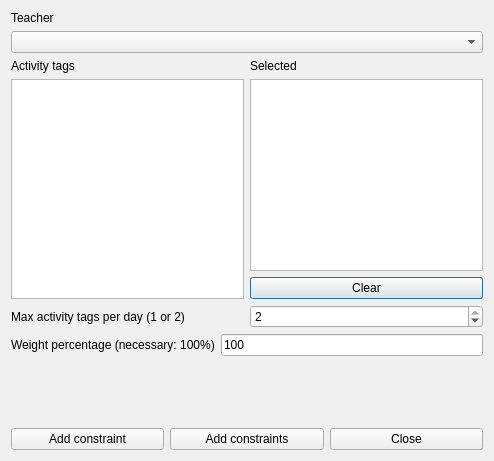
<?xml version="1.0" encoding="UTF-8"?>
<ui version="4.0">
 <class>AddConstraintTeacherMaxActivityTagsPerDayFromSetForm_template</class>
 <widget class="QDialog" name="AddConstraintTeacherMaxActivityTagsPerDayFromSetForm_template">
  <property name="geometry">
   <rect>
    <x>0</x>
    <y>0</y>
    <width>494</width>
    <height>461</height>
   </rect>
  </property>
  <property name="windowTitle">
   <string extracomment="This is the title of the dialog to add a new constraint of this type">Add teacher max activity tags per day from set</string>
  </property>
  <layout class="QVBoxLayout" name="verticalLayout_4">
   <item>
    <layout class="QVBoxLayout" name="verticalLayout_3">
     <item>
      <widget class="QLabel" name="teacherTextLabel">
       <property name="frameShape">
        <enum>QFrame::NoFrame</enum>
       </property>
       <property name="frameShadow">
        <enum>QFrame::Plain</enum>
       </property>
       <property name="text">
        <string>Teacher</string>
       </property>
       <property name="wordWrap">
        <bool>false</bool>
       </property>
      </widget>
     </item>
     <item>
      <widget class="QComboBox" name="teachersComboBox">
       <property name="editable">
        <bool>false</bool>
       </property>
       <property name="insertPolicy">
        <enum>QComboBox::NoInsert</enum>
       </property>
       <property name="duplicatesEnabled">
        <bool>false</bool>
       </property>
      </widget>
     </item>
    </layout>
   </item>
   <item>
    <layout class="QHBoxLayout" name="horizontalLayout_4">
     <item>
      <layout class="QVBoxLayout" name="verticalLayout_2">
       <item>
        <widget class="QLabel" name="label_2">
         <property name="text">
          <string>Activity tags</string>
         </property>
        </widget>
       </item>
       <item>
        <widget class="QListWidget" name="allActivityTagsListWidget"/>
       </item>
      </layout>
     </item>
     <item>
      <layout class="QVBoxLayout" name="verticalLayout">
       <item>
        <widget class="QLabel" name="label_3">
         <property name="text">
          <string comment="It refers to activity tags">Selected</string>
         </property>
        </widget>
       </item>
       <item>
        <widget class="QListWidget" name="selectedActivityTagsListWidget"/>
       </item>
       <item>
        <widget class="QPushButton" name="clearActivityTagsPushButton">
         <property name="text">
          <string>Clear</string>
         </property>
        </widget>
       </item>
      </layout>
     </item>
    </layout>
   </item>
   <item>
    <layout class="QHBoxLayout" name="horizontalLayout">
     <item>
      <widget class="QLabel" name="label">
       <property name="text">
        <string>Max activity tags per day (1 or 2)</string>
       </property>
      </widget>
     </item>
     <item>
      <widget class="QSpinBox" name="maxActivityTagsSpinBox">
       <property name="minimum">
        <number>1</number>
       </property>
       <property name="maximum">
        <number>2</number>
       </property>
       <property name="value">
        <number>2</number>
       </property>
      </widget>
     </item>
    </layout>
   </item>
   <item>
    <layout class="QHBoxLayout" name="horizontalLayout_2">
     <item>
      <widget class="QLabel" name="weightTextLabel">
       <property name="frameShape">
        <enum>QFrame::NoFrame</enum>
       </property>
       <property name="frameShadow">
        <enum>QFrame::Plain</enum>
       </property>
       <property name="text">
        <string>Weight percentage (necessary: 100%)</string>
       </property>
       <property name="wordWrap">
        <bool>false</bool>
       </property>
      </widget>
     </item>
     <item>
      <widget class="QLineEdit" name="weightLineEdit">
       <property name="text">
        <string notr="true">100</string>
       </property>
      </widget>
     </item>
    </layout>
   </item>
   <item>
    <spacer name="verticalSpacer">
     <property name="orientation">
      <enum>Qt::Vertical</enum>
     </property>
     <property name="sizeHint" stdset="0">
      <size>
       <width>20</width>
       <height>32</height>
      </size>
     </property>
    </spacer>
   </item>
   <item>
    <layout class="QHBoxLayout" name="horizontalLayout_3">
     <item>
      <widget class="QPushButton" name="addConstraintPushButton">
       <property name="text">
        <string>Add constraint</string>
       </property>
      </widget>
     </item>
     <item>
      <widget class="QPushButton" name="addConstraintsPushButton">
       <property name="text">
        <string>Add constraints</string>
       </property>
      </widget>
     </item>
     <item>
      <widget class="QPushButton" name="closePushButton">
       <property name="text">
        <string>Close</string>
       </property>
      </widget>
     </item>
    </layout>
   </item>
  </layout>
 </widget>
 <layoutdefault spacing="6" margin="11"/>
 <resources/>
 <connections/>
</ui>
